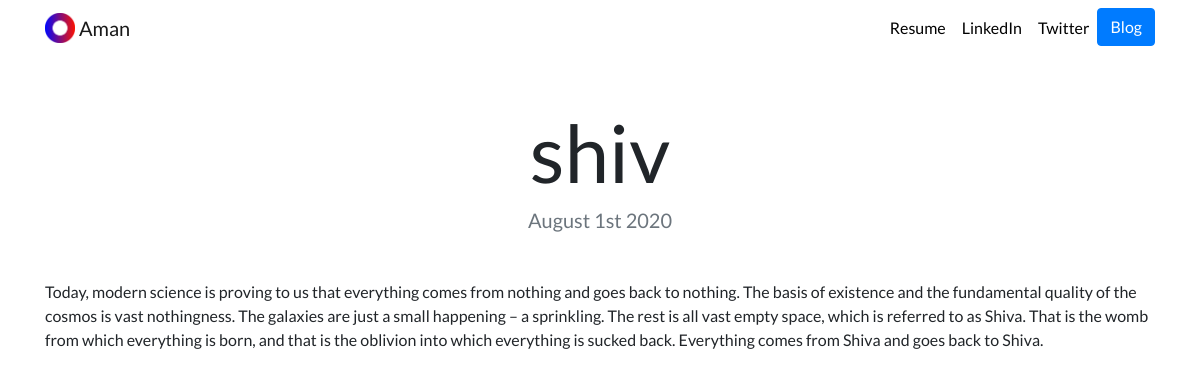
Page /blog/1/ on the committed database.
### blog/models.py (models this page shows)
class Blog(models.Model):
    title=models.CharField(max_length=200)
    description=models.TextField()
    date=models.DateField()

### blog/views.py (the view)
# urls.py: path('<int:blog_id>/',views.detail,name='detail'),
def  detail(request,blog_id):
    blog=get_object_or_404(Blog,pk=blog_id)
    return render(request,'blog/detail.html',{'blog':blog})

### blog/templates/blog/detail.html
{% extends 'portfolio/base.html' %}
{% block content %}
<h1 class="text-center mt-5" id="blogdetailtitle">{{ blog.title }}</h1>
<h5 class="text-center text-muted mb-5">{{ blog.date|date:'F jS Y' }}</h5>
{{ blog.description|safe }}
{% endblock %}

### portfolio/static/portfolio/custom.css (style rules this page uses)
body { font-family: 'Lato', sans-serif; }
@media (min-width: 992px) { #blogdetailtitle { font-size: 5rem; } }

### rows in the picture
Blog: title "shiv", date "August 1st 2020", description "Today, modern science is proving to us that everything comes from nothing and goes back to nothing. The basis of existence and the fundamental quality of the cosmos is vast nothingness. The galaxies are just a small happening – a sprinkling. The rest is all vast empty space, which is referred to as Shiva. That is the womb from which everything is born, and that is the oblivion into which everything is sucked back. Everything comes from Shiva and goes back to Shiva."
